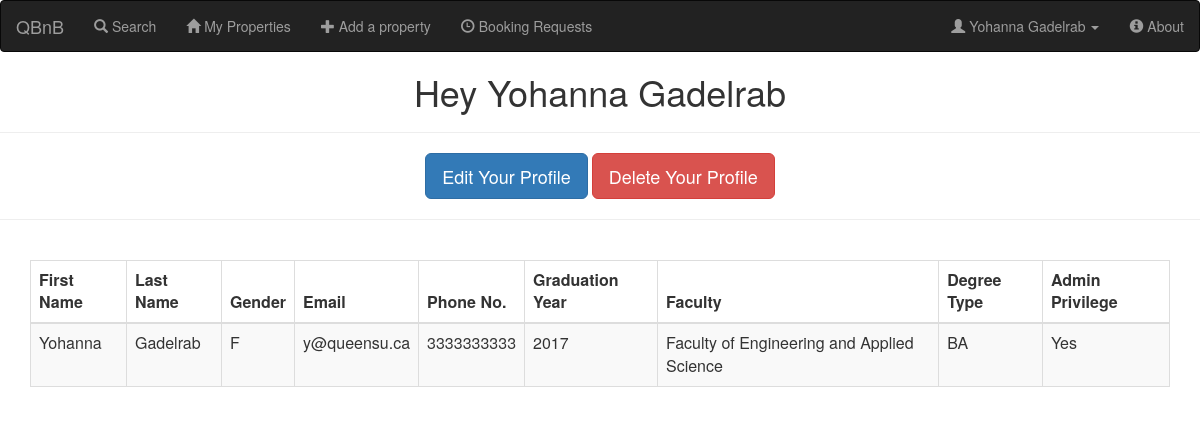
The page /profile.php (signed in) on the database its author committed.
### tables this page shows
CREATE TABLE IF NOT EXISTS `users` (
  `user_id` int(11) NOT NULL AUTO_INCREMENT,
  `FName` varchar(10) NOT NULL,
  `LName` varchar(10) NOT NULL,
  `gender` char(1) NOT NULL COMMENT 'F or M',
  `email` varchar(32) NOT NULL,
  `password` varchar(32) NOT NULL,
  `phone_no` char(10) NOT NULL,
  `grad_year` year(4) NOT NULL,
  `faculty_id` int(10) NOT NULL,
  `is_admin` tinyint(1) NOT NULL DEFAULT '0',
  `degree_type` varchar(5) NOT NULL,
  PRIMARY KEY (`user_id`),
  KEY `faculty_id_index` (`faculty_id`) USING BTREE
);

CREATE TABLE IF NOT EXISTS `faculties` (
  `faculty_id` int(11) NOT NULL AUTO_INCREMENT,
  `faculty` text NOT NULL,
  PRIMARY KEY (`faculty_id`) USING BTREE
);

### profile.php (the view, shortened to what this page needs)
<?php
require_once 'header.php';
require_once 'navbar.php';
$query = "SELECT FName, LName, gender, email, phone_no, grad_year, faculty_id, degree_type FROM users WHERE user_id=?";
$stmt = $con->prepare($query);
$stmt->bind_Param("i", $_SESSION['user_id']);
$stmt->execute();
$result = $stmt->get_result();
$row = $result->fetch_assoc();
$query = "SELECT faculty FROM faculties WHERE faculty_id=?";
$stmt = $con->prepare($query);
$stmt->bind_Param("i", $row['faculty_id']);
$stmt->execute();
$result = $stmt->get_result();
$facultyName = $result->fetch_assoc();
?>
<!DOCTYPE HTML>
<html>
    <head>
        <h1 class="text-center">Hey <?=$row['FName'] .' '. $row['LName']?></h1>
    </head>
    <body>
        <hr class = "colorgraph">
        <div class="container">
            <div class="row text-center" >
                <div class="col-sm-12">
                    <a type="button" class="btn btn-lg btn-primary" style="align: center;" href="edit_profile.php">Edit Your Profile</a>
                    <a type="button" class="btn btn-lg btn-danger" style="align: center;" href="delete_user.php?user_id=<?= $_SESSION['user_id'] ?>">Delete Your Profile</a>
                </div>
            </div>
        </div>
        <hr class = "colorgraph"> <br>
        <div class="container">
        <table class="table table-bordered table-striped" >
        <thead>
          <tr>
            <th>First Name</th>
            <th>Last Name</th>
            <th>Gender</th>
            <th>Email</th>
            <th>Phone No.</th>
            <th>Graduation Year</th>
            <th>Faculty</th>
            <th>Degree Type</th>
            <th>Admin Privilege</th>
          </tr>
        </thead>
        <tbody>
          <tr>
            <td><?=$row['FName'] ?></td>
            <td><?=$row['LName']?></td>
            <td><?=$row['gender']?></td>
            <td><?=$row['email']?></td>
            <td><?=$row['phone_no']?></td>
            <td><?=$row['grad_year']?></td>
            <td><?=$facultyName['faculty']?></td>
            <td><?=$row['degree_type']?></td>
            <td><?= $_SESSION['is_admin'] ? "Yes": "No" ?></td>
          </tr>
        </tbody>
        </table>
        </div>
    </body>
</html>

### navbar.php (shortened to what this page needs)
<?php
require_once 'header.php';
if( userLoggedIn() ){
    $query = "SELECT FName, LName FROM users WHERE user_id=?";
    $stmt = $con->prepare($query);
    $stmt->bind_Param("s", $_SESSION['user_id']);
    $stmt->execute();
    $result = $stmt->get_result();
    $row = $result->fetch_assoc();
}
?>
<!DOCTYPE HTML>
<html>
        <head></head>
        <body>
            <nav class="navbar navbar-inverse">
                <div class="container-fluid">
                    <div class="navbar-header">
                        <a class="navbar-brand" href="index.php">QBnB</a>
                    </div>
                    <?php
                    if(userLoggedIn()){
                    ?>
                        <ul class="nav navbar-nav">
                        <li><a href="search.php"><span class="glyphicon glyphicon-search"></span> Search</a></li>
                        <li><a href="user_properties.php"><span class="glyphicon glyphicon-home"></span> My Properties</a></li>
                        <li><a href="add_property.php"><span class="glyphicon glyphicon-plus"></span> Add a property</a></li>
                        <li><a href="booking_requests.php?user_id=<?= $_SESSION['user_id']?>"><span class="glyphicon glyphicon-time"></span> Booking Requests</a></li>
                        </ul>
                        <ul class="nav navbar-nav navbar-right">
                        <li class="dropdown">
                            <a class="dropdown-toggle" data-toggle="dropdown" href="#"><span class="glyphicon glyphicon-user"></span> <?= $row['FName'] . ' ' . $row['LName']?>
                            <span class="caret"></span></a>
                        </li>
                    <?php
                    }
                    else{
                        echo '<ul class="nav navbar-nav navbar-right">';
                    }
                    ?>
                    <li><a href="about.php"><span class="glyphicon glyphicon-info-sign"></span> About</a></li>
                    </ul>
                </div>
            </nav>
        </body>
    </html>
</html>

### rows shown on the page
users: FName "Yohanna", LName "Gadelrab", gender "F", email "y@queensu.ca", phone_no "3333333333", grad_year "2017", degree_type "BA"
faculties: faculty "Faculty of Engineering and Applied Science"
